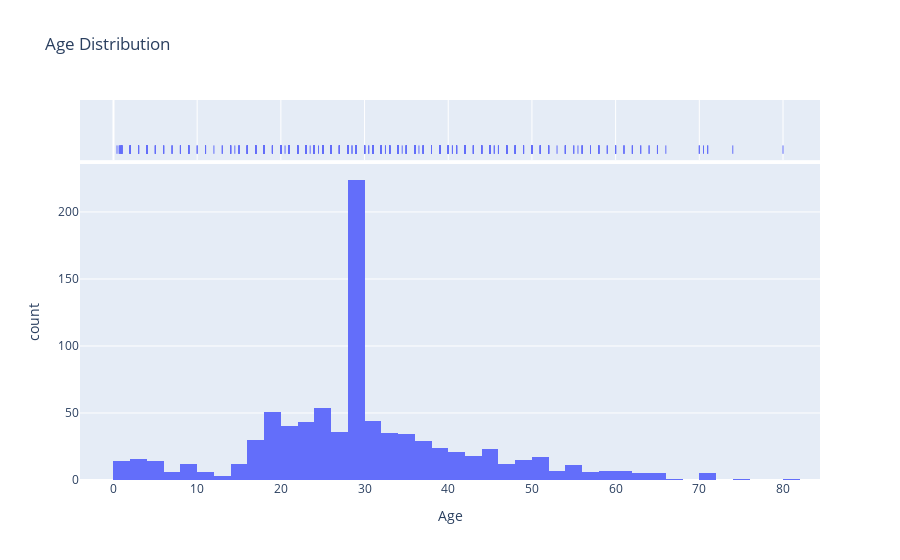

This figure's notebook cell:
### Code cell
# 7. Histograms of Continuous Variables
fig_hist = px.histogram(df_Train, x='Age', title='Age Distribution', marginal='rug')
fig_hist.show()

### Figure 1 — Plotly figure (JSON) as saved in the notebook; plotly's stock layout.template omitted (floating-point values rounded to 4 significant figures; data arrays with more than 128 entries replaced by an {"elided": "..."} marker saying what was removed)
{"data": [{"alignmentgroup": "True", "bingroup": "x", "hovertemplate": "Age=%{x}<br>count=%{y}<extra></extra>", "legendgroup": "", "marker": {"color": "#636efa", "pattern": {"shape": ""}}, "name": "", "offsetgroup": "", "orientation": "v", "showlegend": false, "type": "histogram", "x": {"elided": "889 float values"}, "xaxis": "x", "yaxis": "y"}, {"alignmentgroup": "True", "boxpoints": "all", "fillcolor": "rgba(255,255,255,0)", "hoveron": "points", "hovertemplate": "Age=%{x}<extra></extra>", "jitter": 0, "legendgroup": "", "line": {"color": "rgba(255,255,255,0)"}, "marker": {"color": "#636efa", "symbol": "line-ns-open"}, "name": "", "offsetgroup": "", "showlegend": false, "type": "box", "x": {"elided": "889 float values"}, "xaxis": "x2", "yaxis": "y2"}], "layout": {"barmode": "relative", "legend": {"tracegroupgap": 0}, "title": {"text": "Age Distribution"}, "xaxis": {"anchor": "y", "domain": [0, 1], "title": {"text": "Age"}}, "xaxis2": {"anchor": "y2", "domain": [0, 1], "matches": "x", "showgrid": true, "showticklabels": false}, "yaxis": {"anchor": "x", "domain": [0, 0.8316], "title": {"text": "count"}}, "yaxis2": {"anchor": "x2", "domain": [0.8416, 1], "matches": "y2", "showgrid": false, "showline": false, "showticklabels": false, "ticks": ""}}}
